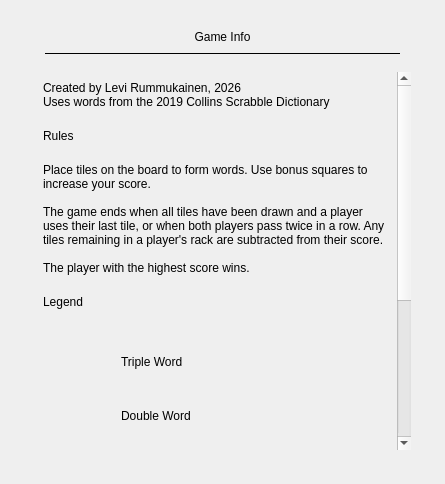
<?xml version="1.0" encoding="UTF-8"?>
<ui version="4.0">
 <class>game_info</class>
 <widget class="QDialog" name="game_info">
  <property name="geometry">
   <rect>
    <x>0</x>
    <y>0</y>
    <width>445</width>
    <height>484</height>
   </rect>
  </property>
  <property name="windowTitle">
   <string>Dialog</string>
  </property>
  <layout class="QVBoxLayout" name="verticalLayout">
   <property name="spacing">
    <number>0</number>
   </property>
   <property name="leftMargin">
    <number>10</number>
   </property>
   <property name="topMargin">
    <number>10</number>
   </property>
   <property name="rightMargin">
    <number>10</number>
   </property>
   <property name="bottomMargin">
    <number>10</number>
   </property>
   <item>
    <widget class="QFrame" name="frame">
     <property name="frameShape">
      <enum>QFrame::NoFrame</enum>
     </property>
     <property name="frameShadow">
      <enum>QFrame::Raised</enum>
     </property>
     <layout class="QVBoxLayout" name="verticalLayout_2">
      <property name="spacing">
       <number>0</number>
      </property>
      <property name="leftMargin">
       <number>15</number>
      </property>
      <property name="topMargin">
       <number>20</number>
      </property>
      <property name="rightMargin">
       <number>15</number>
      </property>
      <property name="bottomMargin">
       <number>15</number>
      </property>
      <item>
       <widget class="QLabel" name="title">
        <property name="text">
         <string>Game Info</string>
        </property>
        <property name="alignment">
         <set>Qt::AlignCenter</set>
        </property>
       </widget>
      </item>
      <item>
       <widget class="QFrame" name="frame_4">
        <property name="frameShape">
         <enum>QFrame::NoFrame</enum>
        </property>
        <property name="frameShadow">
         <enum>QFrame::Plain</enum>
        </property>
        <layout class="QHBoxLayout" name="horizontalLayout_5">
         <property name="leftMargin">
          <number>20</number>
         </property>
         <property name="rightMargin">
          <number>20</number>
         </property>
         <item>
          <widget class="QFrame" name="line">
           <property name="sizePolicy">
            <sizepolicy hsizetype="Minimum" vsizetype="Fixed">
             <horstretch>0</horstretch>
             <verstretch>0</verstretch>
            </sizepolicy>
           </property>
           <property name="minimumSize">
            <size>
             <width>0</width>
             <height>1</height>
            </size>
           </property>
           <property name="maximumSize">
            <size>
             <width>16777215</width>
             <height>1</height>
            </size>
           </property>
           <property name="frameShape">
            <enum>QFrame::HLine</enum>
           </property>
           <property name="frameShadow">
            <enum>QFrame::Plain</enum>
           </property>
          </widget>
         </item>
        </layout>
       </widget>
      </item>
      <item>
       <widget class="QFrame" name="frame_2">
        <property name="frameShape">
         <enum>QFrame::NoFrame</enum>
        </property>
        <property name="frameShadow">
         <enum>QFrame::Raised</enum>
        </property>
        <layout class="QVBoxLayout" name="verticalLayout_3">
         <item>
          <widget class="QScrollArea" name="scroll_area">
           <property name="frameShape">
            <enum>QFrame::NoFrame</enum>
           </property>
           <property name="widgetResizable">
            <bool>true</bool>
           </property>
           <widget class="QWidget" name="scrollAreaWidgetContents">
            <property name="geometry">
             <rect>
              <x>0</x>
              <y>0</y>
              <width>370</width>
              <height>474</height>
             </rect>
            </property>
            <layout class="QVBoxLayout" name="verticalLayout_4">
             <property name="spacing">
              <number>20</number>
             </property>
             <item>
              <widget class="QLabel" name="credit_label">
               <property name="text">
                <string>Created by Levi Rummukainen, 2026
Uses words from the 2019 Collins Scrabble Dictionary</string>
               </property>
              </widget>
             </item>
             <item>
              <widget class="QLabel" name="rules_label">
               <property name="text">
                <string>Rules</string>
               </property>
              </widget>
             </item>
             <item>
              <widget class="QLabel" name="rules_text">
               <property name="text">
                <string>Place tiles on the board to form words. Use bonus squares to increase your score.

The game ends when all tiles have been drawn and a player uses their last tile, or when both players pass twice in a row. Any tiles remaining in a player's rack are subtracted from their score.

The player with the highest score wins.</string>
               </property>
               <property name="wordWrap">
                <bool>true</bool>
               </property>
              </widget>
             </item>
             <item>
              <widget class="QLabel" name="legend_label">
               <property name="text">
                <string>Legend</string>
               </property>
              </widget>
             </item>
             <item>
              <widget class="QFrame" name="legend_container">
               <property name="frameShape">
                <enum>QFrame::NoFrame</enum>
               </property>
               <property name="frameShadow">
                <enum>QFrame::Raised</enum>
               </property>
               <layout class="QVBoxLayout" name="verticalLayout_5">
                <item>
                 <widget class="QFrame" name="triple_word_container">
                  <property name="frameShape">
                   <enum>QFrame::NoFrame</enum>
                  </property>
                  <property name="frameShadow">
                   <enum>QFrame::Raised</enum>
                  </property>
                  <layout class="QHBoxLayout" name="horizontalLayout">
                   <property name="spacing">
                    <number>30</number>
                   </property>
                   <item>
                    <widget class="QLabel" name="triple_word_cell">
                     <property name="sizePolicy">
                      <sizepolicy hsizetype="Fixed" vsizetype="Fixed">
                       <horstretch>0</horstretch>
                       <verstretch>0</verstretch>
                      </sizepolicy>
                     </property>
                     <property name="minimumSize">
                      <size>
                       <width>30</width>
                       <height>30</height>
                      </size>
                     </property>
                     <property name="maximumSize">
                      <size>
                       <width>30</width>
                       <height>30</height>
                      </size>
                     </property>
                     <property name="text">
                      <string/>
                     </property>
                    </widget>
                   </item>
                   <item>
                    <widget class="QLabel" name="triple_word_label">
                     <property name="text">
                      <string>Triple Word</string>
                     </property>
                    </widget>
                   </item>
                  </layout>
                 </widget>
                </item>
                <item>
                 <widget class="QFrame" name="double_word_container">
                  <property name="frameShape">
                   <enum>QFrame::NoFrame</enum>
                  </property>
                  <property name="frameShadow">
                   <enum>QFrame::Raised</enum>
                  </property>
                  <layout class="QHBoxLayout" name="horizontalLayout_2">
                   <property name="spacing">
                    <number>30</number>
                   </property>
                   <item>
                    <widget class="QLabel" name="double_word_cell">
                     <property name="minimumSize">
                      <size>
                       <width>30</width>
                       <height>30</height>
                      </size>
                     </property>
                     <property name="maximumSize">
                      <size>
                       <width>30</width>
                       <height>30</height>
                      </size>
                     </property>
                     <property name="text">
                      <string/>
                     </property>
                    </widget>
                   </item>
                   <item>
                    <widget class="QLabel" name="double_word_label">
                     <property name="text">
                      <string>Double Word</string>
                     </property>
                    </widget>
                   </item>
                  </layout>
                 </widget>
                </item>
                <item>
                 <widget class="QFrame" name="triple_letter_container">
                  <property name="frameShape">
                   <enum>QFrame::NoFrame</enum>
                  </property>
                  <property name="frameShadow">
                   <enum>QFrame::Raised</enum>
                  </property>
                  <layout class="QHBoxLayout" name="horizontalLayout_3">
                   <property name="spacing">
                    <number>30</number>
                   </property>
                   <item>
                    <widget class="QLabel" name="triple_letter_cell">
                     <property name="minimumSize">
                      <size>
                       <width>30</width>
                       <height>30</height>
                      </size>
                     </property>
                     <property name="maximumSize">
                      <size>
                       <width>30</width>
                       <height>30</height>
                      </size>
                     </property>
                     <property name="text">
                      <string/>
                     </property>
                    </widget>
                   </item>
                   <item>
                    <widget class="QLabel" name="triple_letter_label">
                     <property name="text">
                      <string>Triple Letter</string>
                     </property>
                    </widget>
                   </item>
                  </layout>
                 </widget>
                </item>
                <item>
                 <widget class="QFrame" name="double_letter_container">
                  <property name="frameShape">
                   <enum>QFrame::NoFrame</enum>
                  </property>
                  <property name="frameShadow">
                   <enum>QFrame::Raised</enum>
                  </property>
                  <layout class="QHBoxLayout" name="horizontalLayout_4">
                   <property name="spacing">
                    <number>30</number>
                   </property>
                   <item>
                    <widget class="QLabel" name="double_letter_cell">
                     <property name="minimumSize">
                      <size>
                       <width>30</width>
                       <height>30</height>
                      </size>
                     </property>
                     <property name="maximumSize">
                      <size>
                       <width>30</width>
                       <height>30</height>
                      </size>
                     </property>
                     <property name="frameShape">
                      <enum>QFrame::NoFrame</enum>
                     </property>
                     <property name="text">
                      <string/>
                     </property>
                    </widget>
                   </item>
                   <item>
                    <widget class="QLabel" name="double_letter_label">
                     <property name="text">
                      <string>Double Letter</string>
                     </property>
                    </widget>
                   </item>
                  </layout>
                 </widget>
                </item>
               </layout>
              </widget>
             </item>
             <item>
              <widget class="QLabel" name="scrabble_bot_label">
               <property name="text">
                <string>Scrabble Bot</string>
               </property>
              </widget>
             </item>
             <item>
              <widget class="QLabel" name="scrabble_bot_text">
               <property name="text">
                <string>The Scrabble bot uses an algorithm that searches for the highest-scoring move available. It does not use long-term strategy.

Hints use the same algorithm.</string>
               </property>
               <property name="wordWrap">
                <bool>true</bool>
               </property>
              </widget>
             </item>
            </layout>
           </widget>
          </widget>
         </item>
        </layout>
       </widget>
      </item>
     </layout>
    </widget>
   </item>
  </layout>
 </widget>
 <resources/>
 <connections/>
</ui>
